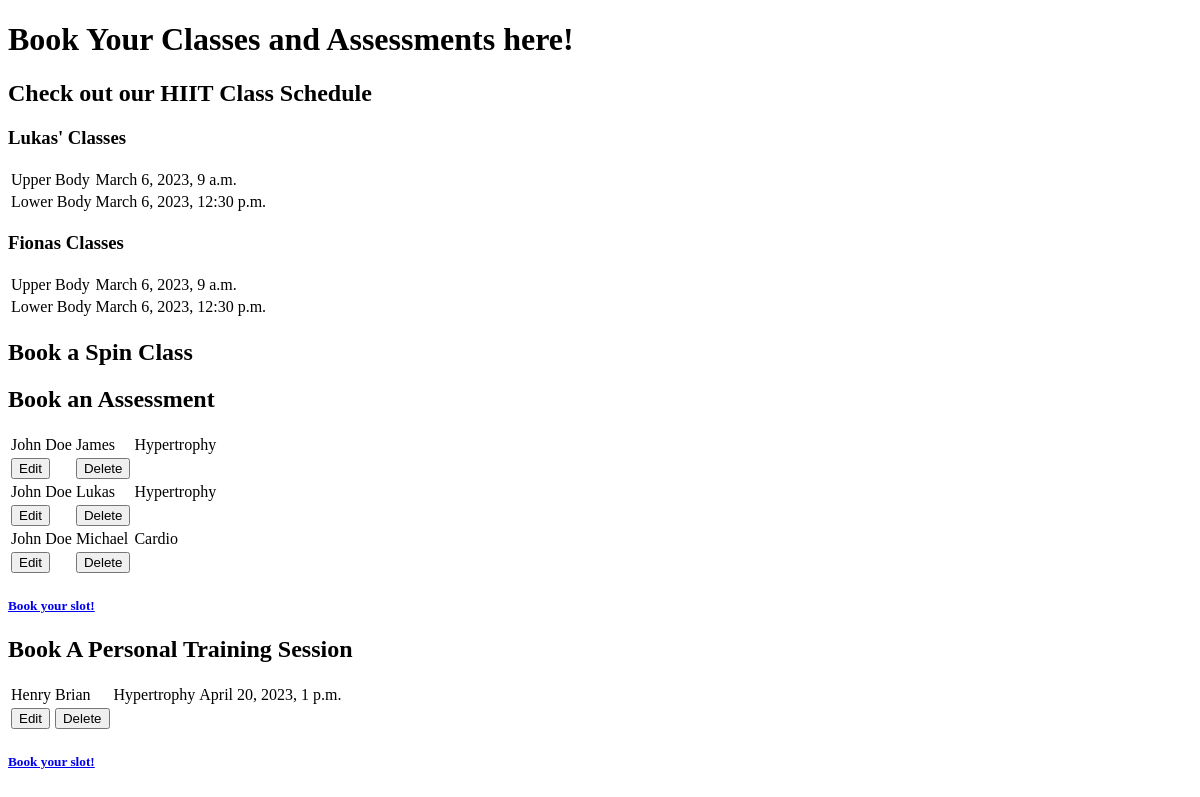
The page /booking on the database as committed earlier.
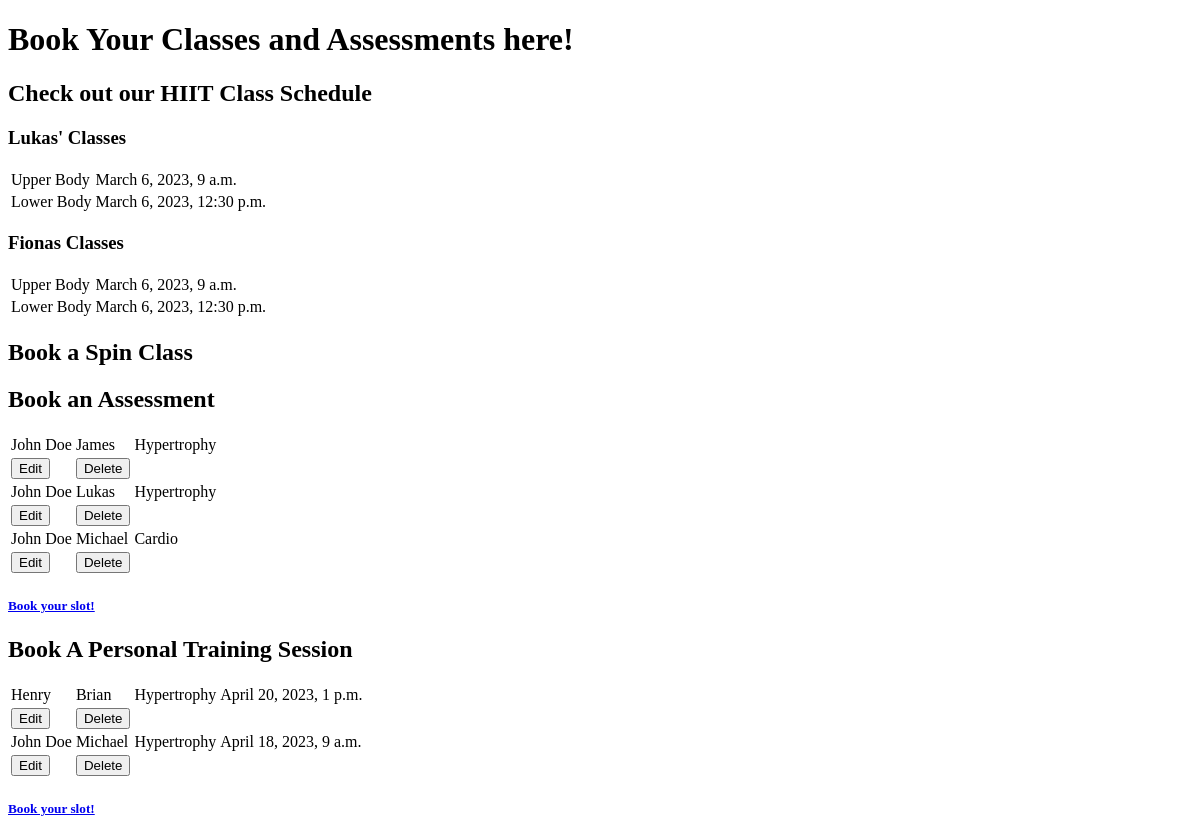
The same page on the database as committed later.
### home/models.py (models this page shows, shortened)
class hiitbook(models.Model):
    name = models.CharField(max_length=10, null=False, blank=False)
    focus = models.CharField(max_length=50, null=False, blank=False)
    time = models.DateTimeField(max_length=10)

class hittclasses(models.Model):
    name = models.CharField(max_length=10, null=False, blank=False)
    trainer = models.CharField(max_length=10, null=False, blank=False)
    focus = models.CharField(max_length=50, null=False, blank=False)

class PtClasses(models.Model):
    name = models.CharField(max_length=10, null=False, blank=False)
    trainer = models.CharField(max_length=10, null=False, blank=False)
    focus = models.CharField(max_length=50, null=False, blank=False)
    time = models.DateTimeField(null=False, blank=False)

### home/views.py (the view)
# urls.py: path('booking', views.booking, name='booking'),
def booking(request):
    hittclass = hittclasses.objects.all()
    hiitbooks = hiitbook.objects.all()
    ptClass = PtClasses.objects.all()
    context = {
        'ptClass': ptClass,
        'hittclass': hittclass,
        'hiitclasses':  hiitbooks,
    }
    return render(request, "home/booking_page.html", context)

### home/templates/home/booking_page.html (shortened to what this page needs)
<!DOCTYPE html>
<html lang="en">
<head>
</head>
<body>
    <header>
        <h1>
            Book Your Classes and Assessments here!
        </h1>
    </header>
    <section>
    <h2>
        Check out our HIIT Class Schedule
    </h2>
    <h3>
        Lukas' Classes
    </h3>
    <table>
            {% for item in hiitclasses %}
                <tr>
                    <td>{{ item.focus }}</td>
                    <td>{{ item.time }}</td>
                </tr>
            {% endfor %}
    </table>
    <h3>
        Fionas Classes
    </h3>
    <table>
        {% for item in hiitclasses %}
            <tr>
                <td>{{ item.focus }}</td>
                <td>{{ item.time }}</td>
            </tr>
        {% endfor %}
    </table>
    </section>
    <section>
    <h2>
        Book a Spin Class
    </h2>
    </section>
    <section>
    <h2>
        Book an Assessment
    </h2>
    <table>
        {% for item in hittclass %}
            <tr>
                <td>{{ item.name }}</td>
                <td>{{ item.trainer }}</td>
                <td>{{ item.focus }}</td>
            </tr>
            <td>
                <a href="/editing/{{ item.id }}">
                    <button>
                        Edit
                    </button>
                </a>
            </td>
            <td>
                <a href="/deleting/{{ item.id }}">
                    <button>
                        Delete
                    </button>
                </a>
            </td>
        {% endfor %}
    </table>
    <h5>
        <a href="{% url 'bookingin' %}">Book your slot!</a>
    </h5>
    </section>
    <section>
        <h2>
            Book A Personal Training Session
        </h2>
        <table>
            {% for item in ptClass %}
                <tr>
                    <td>{{ item.name }}</td>
                    <td>{{ item.trainer }}</td>
                    <td>{{ item.focus }}</td>
                    <td>{{ item.time }}</td>
                </tr>
                <td>
                    <a href="/editingpt/{{ item.id }}">
                        <button>
                            Edit
                        </button>
                    </a>
                </td>
                <td>
                    <a href="/deleting/{{ item.id }}">
                        <button>
                            Delete
                        </button>
                    </a>
                </td>
            {% endfor %}
        </table>
        <h5>
            <a href="{% url 'bookinginSes' %}">Book your slot!</a>
        </h5>
        </section>

Rows that differ between the two databases and show on the page:
added PtClasses: name "John Doe", trainer "Michael", focus "Hypertrophy", time "April 18, 2023, 9 a.m."
